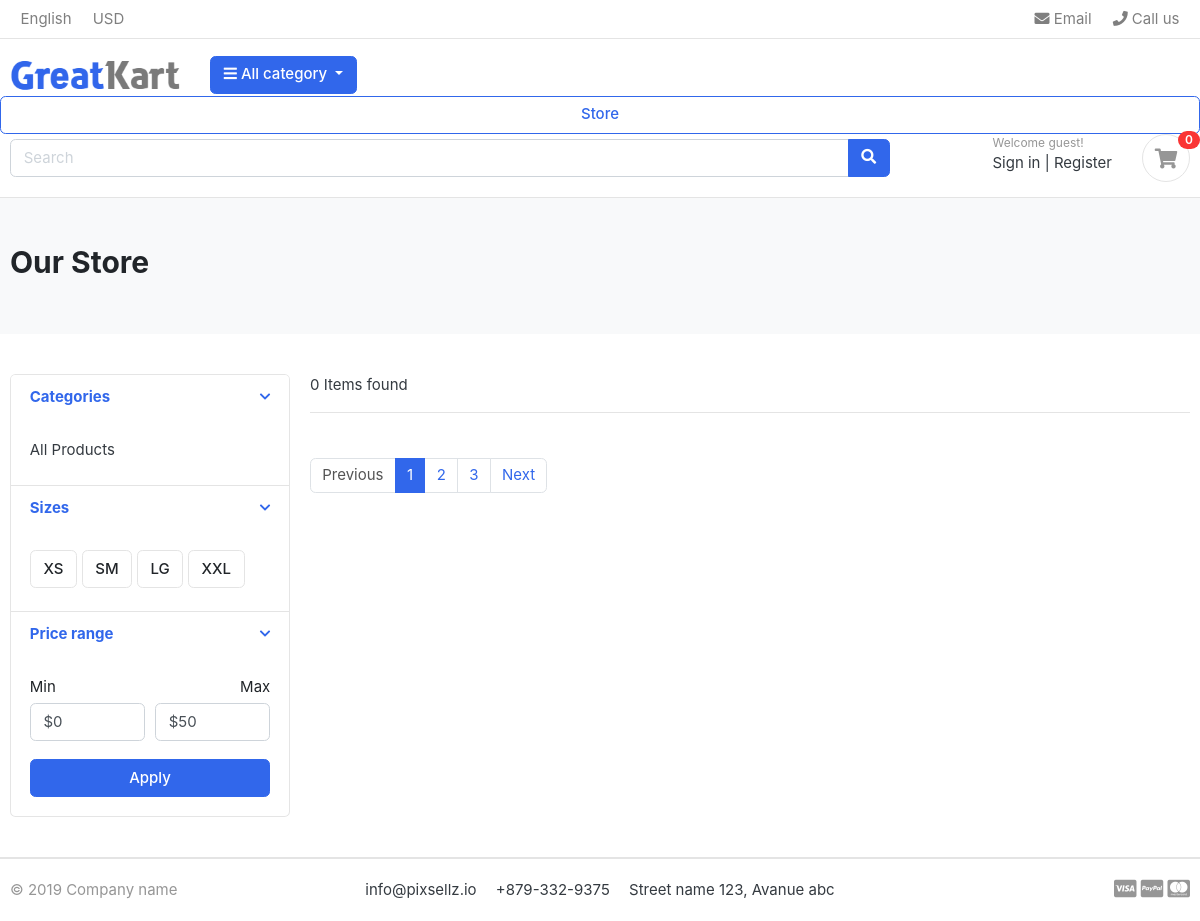
Page /store/ on the earlier database version.
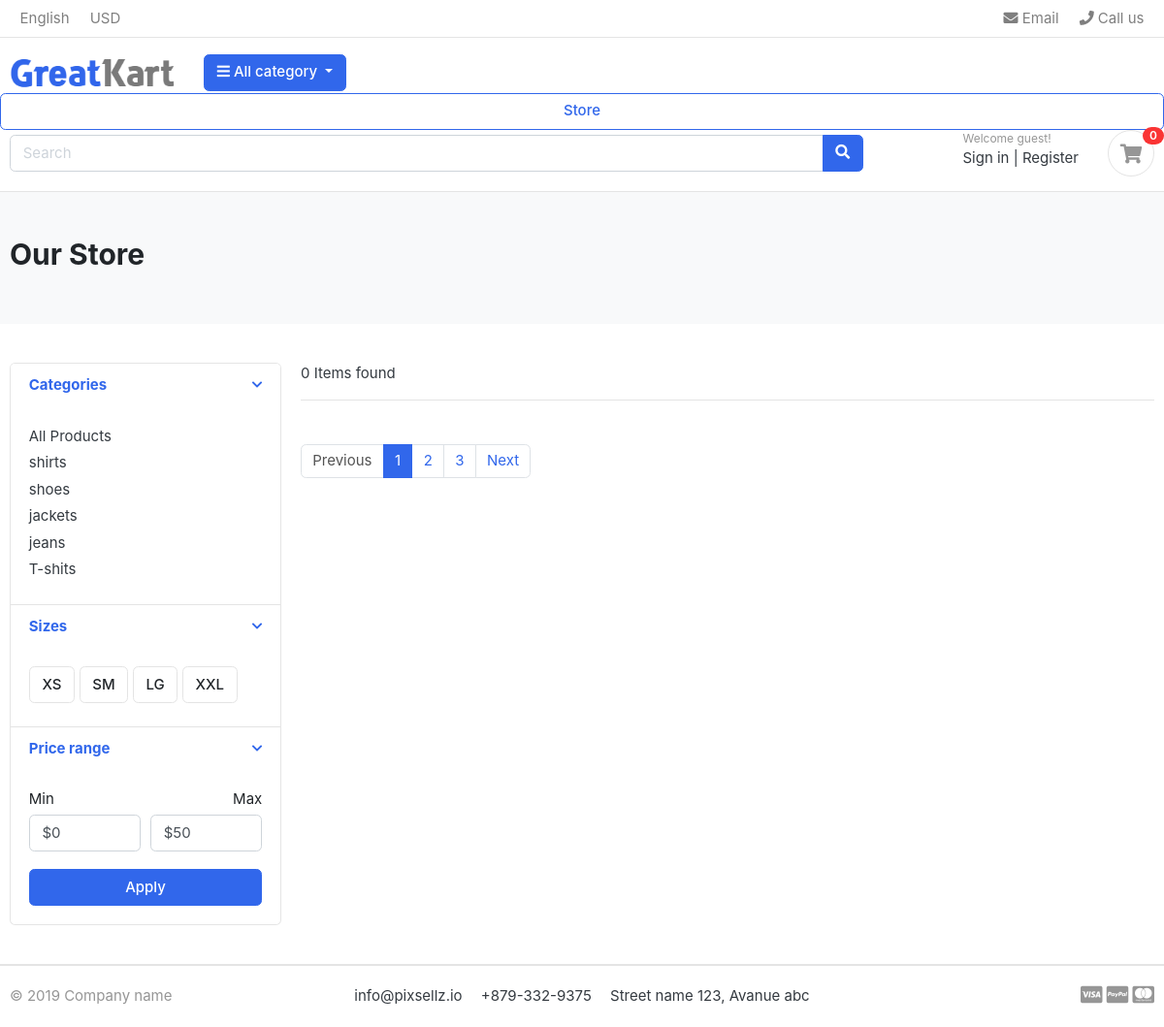
Same page on the later database version.
### category/models.py (models this page shows, shortened)
class Category(models.Model):
    category_name=models.CharField(max_length=50,unique=True)
    slug=models.SlugField(max_length=500,unique=True)
    discription=models.TextField(max_length=300,blank=True)
    cat_image=models.ImageField(upload_to='photos/category',blank=True)
    class Meta:
        verbose_name='category'
        verbose_name_plural='categories'

### store/views.py (the view)
# urls.py: path("store/",include('store.urls')),
def store(request,category_slug=None):
    categories=None
    products=None
    if category_slug!=None:
       print(category_slug)
       categories= get_object_or_404(Category, slug=category_slug)
       products=Product.objects.filter(category=categories,is_available=True)
       products_count=products.count()
    else:
        products=Product.objects.filter(is_available=True)
        products_count=products.count()
    context={
        'products':products,
        'products_count':products_count,
    }
    return render(request,'store/store.html',context)

### carts/context_processors.py (called while the page is built)
def counter(request):
    cart_count=0
    if 'admin' is request.path:
        return {}
    else:
        try:
            cart=Cart.objects.get(cart_id=_cart_id(request))
            cart_items=CartItem.objects.all()
            for cart_item in cart_items:
                cart_count+=cart_item.quantity
        except Cart.DoesNotExist:
            cart_count=0
    return dict(cart_count=cart_count)

### carts/views.py (called while the page is built)
def _cart_id(request):                                   # to get cart session id
    cart=request.session.session_key
    if not cart:
        cart=request.session.create()
    return cart

### category/context_processors.py (called while the page is built)
def menu_links(request):
    all_links=Category.objects.all()
    return dict(links=all_links)

### store/templates/store/store.html (shortened to what the changed rows need)
{% extends 'app/base.html'%}
{% load static  %}
{% block content %}
<section class="section-pagetop bg">
    <div class="container">
        <h2 class="title-page">Our Store</h2>
    </div>
    </section>
    <section class="section-content padding-y">
    <div class="container">
    <div class="row">
        <aside class="col-md-3">
    <div class="card">
        <article class="filter-group">
            <div class="filter-content collapse show" id="collapse_1" style="">
                <div class="card-body">
                    <ul class="list-menu">
                        {% for category in links %}
                    <li><a href="{% url 'product_by_category' category.category_name %}">{{category.category_name}}</a></li>
                    {% endfor %}
                    </ul>
                </div>
            </div>
        </article>
    </div>
        </aside>
    </div>
    </div>
    </section>
{% endblock %}

Differences in the rows shown:
added Category: category_name "shirts"
added Category: category_name "shoes"
added Category: category_name "jackets"
added Category: category_name "jeans"
added Category: category_name "T-shits"
